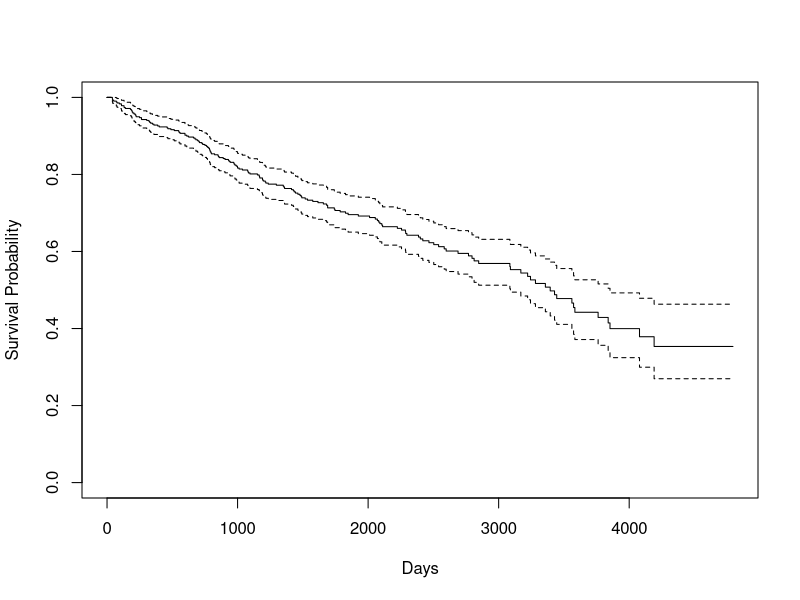
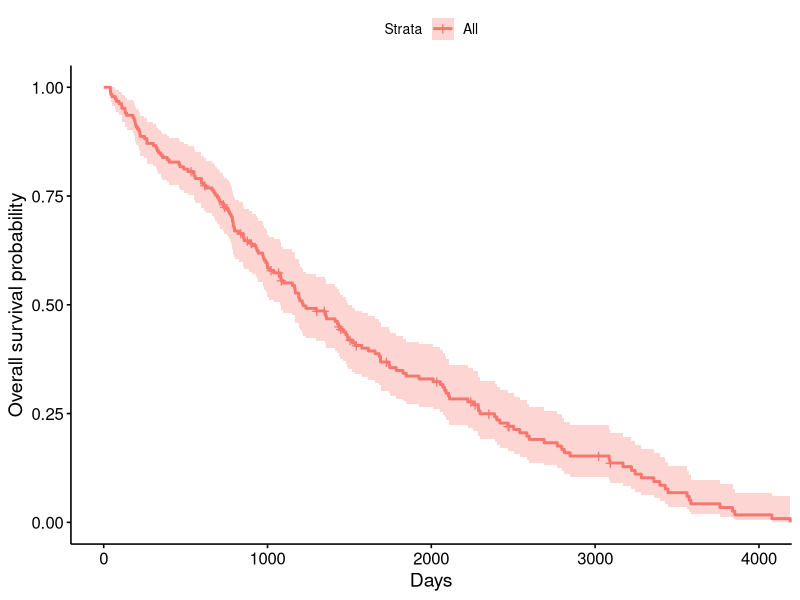
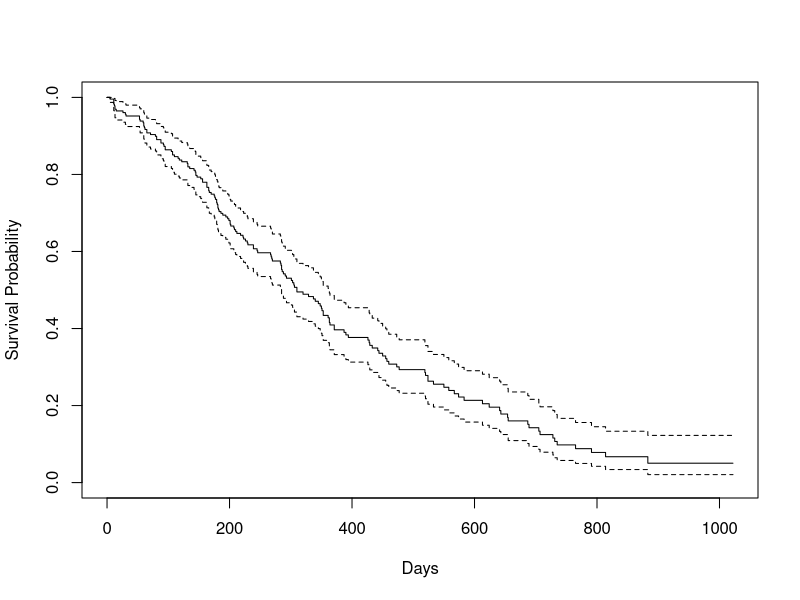

These figures' R source, in order:
install.packages("survival")
library("survival")

survfit(Surv(pbc$time,pbc$status == 2)~1)
plot(survfit(Surv(pbc$time,pbc$status == 2)~1),xlab="Days",ylab="Survival Probability")

library(survminer)
ggsurvplot(
  fit = survfit(Surv(time, status) ~ 1, data = pbc), 
  xlab = "Days", 
  ylab = "Overall survival probability") 

head(lung)
survfit(Surv(lung$time,lung$status == 2)~1)

plot(survfit(Surv(lung$time,lung$status == 2)~1),xlab="Days",ylab="Survival Probability")
